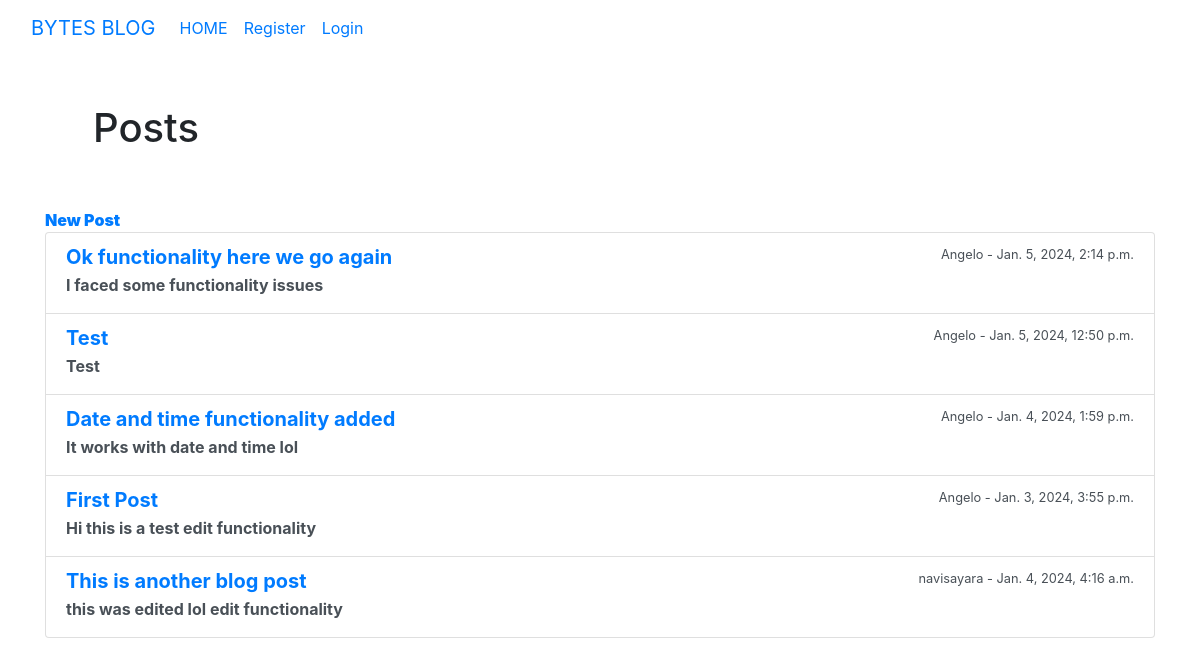
The page / on the database its author committed.
### blogapp/models.py (models this page shows, shortened)
class Post(models.Model):
    title = models.CharField(max_length=1000)
    author = models.ForeignKey(User,on_delete = models.CASCADE)
    body = models.TextField()
    date_posted = models.DateTimeField(auto_now_add=True)
    post_date = models.DateTimeField(auto_now_add=True)
    class Meta:
        ordering = ("title",)

### blogapp/views.py (the view)
# urls.py: 2. Add a URL to urlpatterns:  path('', Home.as_view(), name='home')
class Home(ListView):
    model = Post
    template_name = 'home.html'
    ordering = ['-post_date']

### blogapp/templates/home.html (shortened to what this page needs)
{% extends 'base.html' %}
{% block content %}
<h1 class="p-5 font-large text-xl bold bg-white" style="width: 100%;">Posts</h1> <b><a href="{% url 'New_post' %}"><b>New Post</a></b>
<ul role="list" class="list-group">
 {% for post in object_list %}
    <li class="list-group-item list-group-item-action">
        <div class="d-flex w-100 justify-content-between">
            <h5 class="mb-1"><a href="{% url 'article-details' post.pk %}"><b>{{post.title }}</b></a></h5>
            <small>{{ post.author }} - {{post.date_posted }}</small>
        </div>
        <p class="mb-1">{{ post.body }}</p>
    </li>
 {% endfor %}
</ul>
{% endblock %}

### rows shown on the page
Post: title "Ok functionality here we go again", author "Angelo", date_posted "Jan. 5, 2024, 2:14 p.m.", body "I faced some functionality issues"
Post: title "Test", author "Angelo", date_posted "Jan. 5, 2024, 12:50 p.m.", body "Test"
Post: title "Date and time functionality added", author "Angelo", date_posted "Jan. 4, 2024, 1:59 p.m.", body "It works with date and time lol"
Post: title "First Post", author "Angelo", date_posted "Jan. 3, 2024, 3:55 p.m.", body "Hi this is a test edit functionality"
Post: title "This is another blog post", author "navisayara", date_posted "Jan. 4, 2024, 4:16 a.m.", body "this was edited lol edit functionality"
